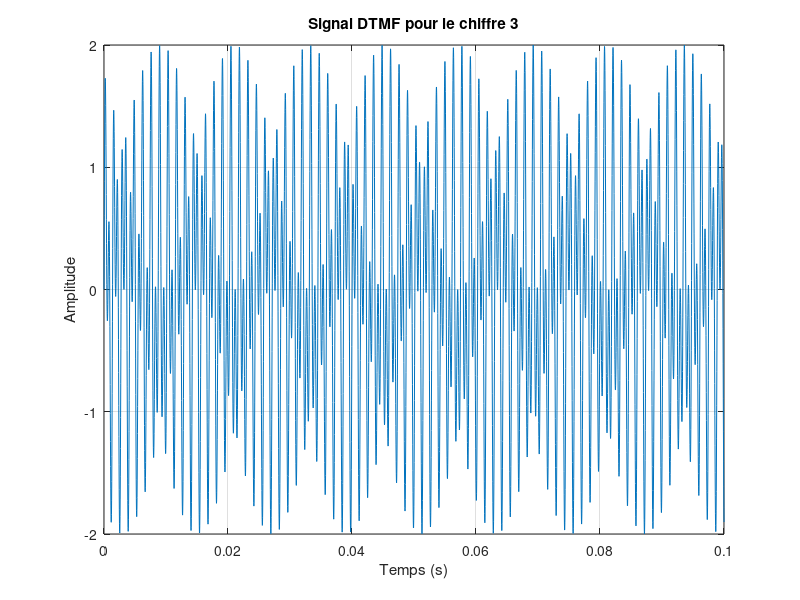

Source code (MATLAB):
clear all;
clc;
% Construire le vecteur des 20 premiers nombres impaires
Ni = 1;
Nf= 39;
Ni:2:Nf;


% Construire un vecteur par itération, commençant à 0 et finissant à l00 
% avec 50 valeurs.

ab=0:100/49:100;


% Ecrire un script dans lequel on puisse entrer en paramètre les valeurs 
% Nf, Ni et N. Ce scripte retournera un vecteur de N valeur allant de Ni jusqu'à Nf.

%Nf = input("Entrez les valeurs de Nf : ");
%Ni = input("Entrez les valeurs de Ni : ");
%N = input("Entrez les valeurs de N : ");
%m = Ni:N:Nf;

% Ecrire un scripte pour tracer 3 périodes d'une sinusoïde, de période 4ms et d'amplitude 2V
%a = 2;
%f = 1/4e-3;
%t=0:1/10000:12e-3;
%y=a*sin(2*pi*f*t);
%plot(t,y);
%xlabel('Temps (s)');
%ylabel('Amplitude (V)');
%title('Trois périodes d une sinusoide');

% Exercice 5 


%t=0:1/10000:12e-3;
%x1= 4*sin(2000*pi*t);
%x2=2*sin(4000*pi*t) ;
%x3=sin(6000*pi*t+pi/3);
%x= x1+x2+x3;
%plot(t,x1,t,x2,t,x3,t,x);

% Exercice 6

% Durée de l'appui sur le chiffre 3 en secondes
duree = 0.1;

% Fréquence d'échantillonnage (en Hz)
fe = 44100; % Par exemple, 44100 Hz est couramment utilisé pour l'audio

% Temps associé à chaque échantillon
t = 0:1/fe:duree;

% Génération des signaux sinusoïdaux pour les deux fréquences
signal1 = sin(2 * pi * 697 * t);
signal2 = sin(2 * pi * 1477 * t);
signal3 = sin(2 * pi * 1335 * t);
signal4 = sin(2 * pi * 941 * t);
signal5 = sin(2 * pi * 852 * t);
signal6 = sin(2 * pi * 770 * t);
signal7 = sin(2 * pi * 1209 * t);

% Somme des signaux pour obtenir le signal DTMF
zero = signal3 + signal4;
trois = signal1 + signal2;
huit = signal3 + signal5;
neuf = signal5 + signal2;
deux = signal3 + signal1;
quatre = signal6 + signal7;
cinq = signal3 + signal6;
sept = signal5 + signal7;

% Lecture du signal
sound(trois, fe);
pause(0.25);
sound(zero, fe);
pause(0.25);
sound(huit, fe);
pause(0.25);
sound(neuf, fe);
pause(0.25);
sound(deux, fe);
pause(0.25);
sound(quatre, fe);
pause(0.25);
sound(quatre, fe);
pause(0.25);
sound(cinq, fe);
pause(0.25);
sound(sept, fe);
% Affichage du signal
plot(t, trois)
xlabel('Temps (s)');
ylabel('Amplitude');
title('Signal DTMF pour le chiffre 3');
grid on
